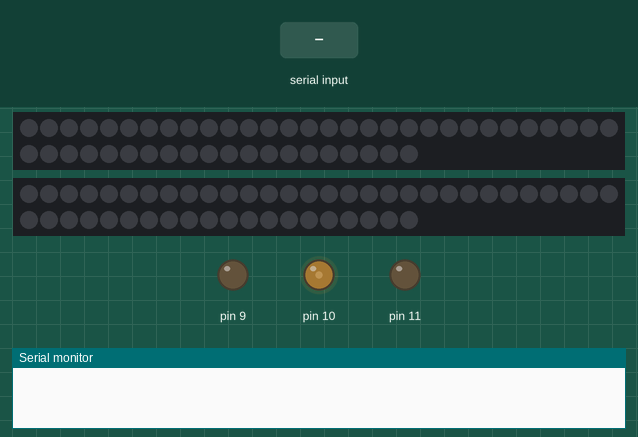
A sketch run on a simulated Arduino Uno, built with avr-gcc and run on an emulated ATmega328P. Parts: 2 × 50 RGB LEDs in strip order, left to right, continuing on the next row, output pins drawn as LEDs (lit = HIGH), the last lines printed to the serial monitor. Inputs (shaded band) come from the test bench. Dim RGB values are drawn brighter than linear; the strip is taken to match the declared colour order.

Above: at 1.2 s.
1.3 s: "v1\n" received over Serial
At 2.5 s:
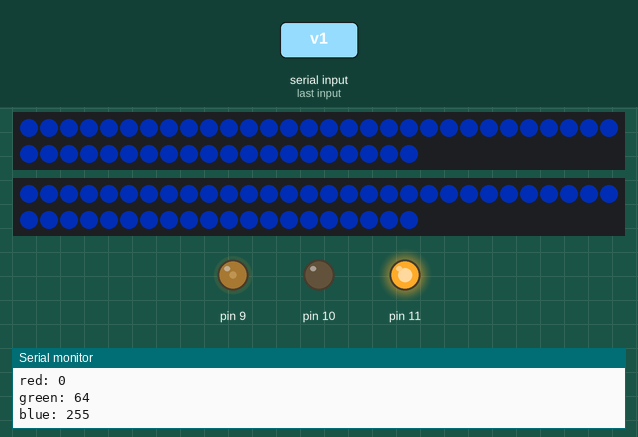
3.0 s: "SETPWR" received over Serial
At 3.4 s:
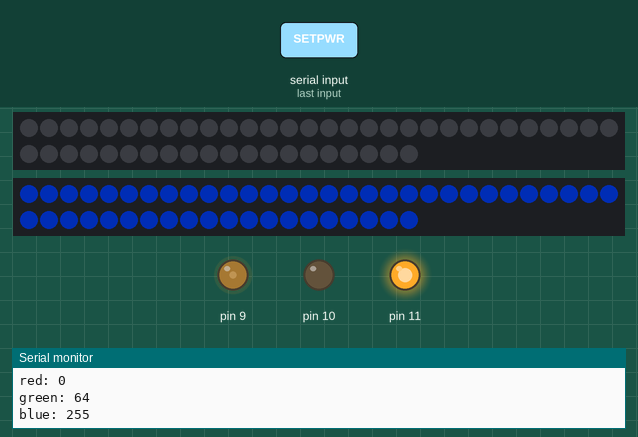
4.5 s: "SETCOL" received over Serial
At 5.3 s:
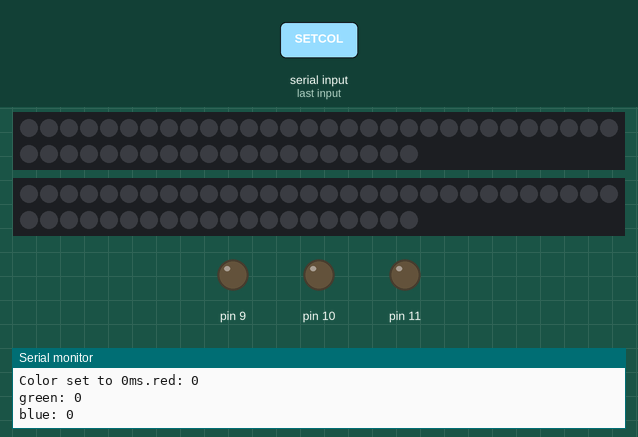
Timing chart, 0 to 7.5 s (numbered marks = the images above; inputs shaded):
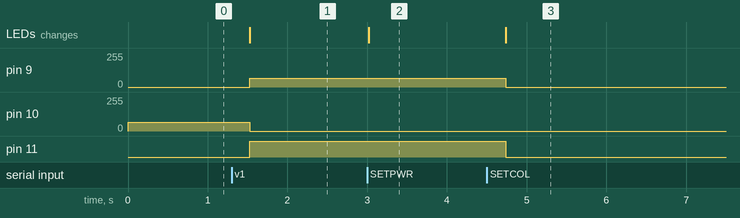

The sketch:

color_loop_with_serial_delay_color_and_intensity_control.ino
```cpp
#include <Adafruit_NeoPixel.h>

#define PIN 8


// Parameter 1 = number of pixels in strip
// Parameter 2 = Arduino pin number (most are valid)
// Parameter 3 = pixel type flags, add together as needed:
//   NEO_KHZ800  800 KHz bitstream (most NeoPixel products w/WS2812 LEDs)
//   NEO_KHZ400  400 KHz (classic 'v1' (not v2) FLORA pixels, WS2811 drivers)
//   NEO_GRB     Pixels are wired for GRB bitstream (most NeoPixel products)
//   NEO_RGB     Pixels are wired for RGB bitstream (v1 FLORA pixels, not v2)
//   NEO_BRG
Adafruit_NeoPixel strip = Adafruit_NeoPixel(50, PIN, NEO_RGB + NEO_KHZ800);
Adafruit_NeoPixel strip2 = Adafruit_NeoPixel(50, 5, NEO_BRG + NEO_KHZ800);

// IMPORTANT: To reduce NeoPixel burnout risk, add 1000 uF capacitor across
// pixel power leads, add 300 - 500 Ohm resistor on first pixel's data input
// and minimize distance between Arduino and first pixel.  Avoid connecting
// on a live circuit...if you must, connect GND first.

void setup() {
  analogWrite(9,0);
  analogWrite(10,64);
  analogWrite(11,0);


  strip.begin();
  strip.show(); // Initialize all pixels to 'off'
  strip.setBrightness(64);

  strip2.begin();
  strip2.show();
  strip2.setBrightness(64);

  for (unsigned int i=0; i<strip.numPixels(); i++){
    strip.setPixelColor(i, 0);
  }

  Serial.begin(115200);

}

int wait_time_ms = 30;
uint32_t led_color = strip.Color(0,64,255);


void loop() {

/*
   for (unsigned int i=19; i<strip.numPixels(); i++){

      strip.setPixelColor(i, led_color);
      strip.show();
      delay(wait_time_ms);

      strip.setPixelColor(i, 0);
      strip.show();

      check_serial();

   }

   for (unsigned int i=strip.numPixels()-1; i>19; i--){

      strip.setPixelColor(i, led_color);
      strip.show();
      delay(wait_time_ms);

      strip.setPixelColor(i, 0);
      strip.show();

      check_serial();

   }
*/

  check_serial();

}


String readString = "";

void check_serial(){
    while (Serial.available()) {
    delay(3);  //delay to allow buffer to fill
    if (Serial.available() >0) {
      char c = Serial.read();  //gets one byte from serial buffer
      readString += c; //makes the string readString
    }
  }

  if (readString.length() >0) {

    String command = readString.substring(0,6);
    command.toUpperCase();
    String cmd_data = readString.substring(7);

      if (command.equals("SETCOL")) {

         Serial.println(cmd_data);

         // just create the 24-bit color on the sending end
         led_color = cmd_data.toInt();

         Serial.print("Color set to ");
         Serial.print(cmd_data.toInt());
         Serial.print("ms.");

      }
      else if (command.equals("SETPWR")) {

        Serial.print("Turning LED brightness to '");
        Serial.print(cmd_data);
        Serial.println("'");

        strip.setBrightness(cmd_data.toInt());

      }
      else if (command.equals("SETDLY")) {

         Serial.println(cmd_data);

         wait_time_ms = cmd_data.toInt();

         Serial.print("Delay set to ");
         Serial.print(cmd_data.toInt());
         Serial.print("ms.");


      }
      else{

        Serial.print("Invalid command sent: ");
        Serial.println(readString);
      }


    // update all pixels to the new color
    for (unsigned int i=0; i<strip.numPixels(); i++){
        strip.setPixelColor(i, led_color);
        strip.show();
    }

    for (unsigned int i=0; i<strip2.numPixels(); i++){
        strip2.setPixelColor(i, led_color);
        strip2.show();
    }

    setPWMColor(10, 9, 11, led_color);

    readString="";
  }


}


void setPWMColor(byte redPin, byte greenPin, byte bluePin, uint32_t newColor){

   byte redValue = (newColor >> 16)  & 255;
   byte greenValue = (newColor >> 8) & 255;
   byte blueValue = newColor & 255;

   Serial.print("red: ");
   Serial.println(redValue);
   Serial.print("green: ");
   Serial.println(greenValue);
   Serial.print("blue: ");
   Serial.println(blueValue);

   analogWrite(redPin, redValue);
   analogWrite(greenPin, greenValue);
   analogWrite(bluePin, blueValue);


}
```

Measured:
- after the input at 1.3 s, pin 9: 0/255 → 64/255 after 0.23 s; pin 10: 64/255 → 0/255 after 0.23 s; pin 11: LOW → HIGH after 0.23 s; the LEDs: change after 0.23 s (image 1)
- after the input at 3.0 s, the LEDs: change at once (image 2)
- after the input at 4.5 s, pin 9: 64/255 → 0/255 after 0.24 s; pin 11: HIGH → LOW after 0.24 s; the LEDs: change after 0.24 s (image 3)
